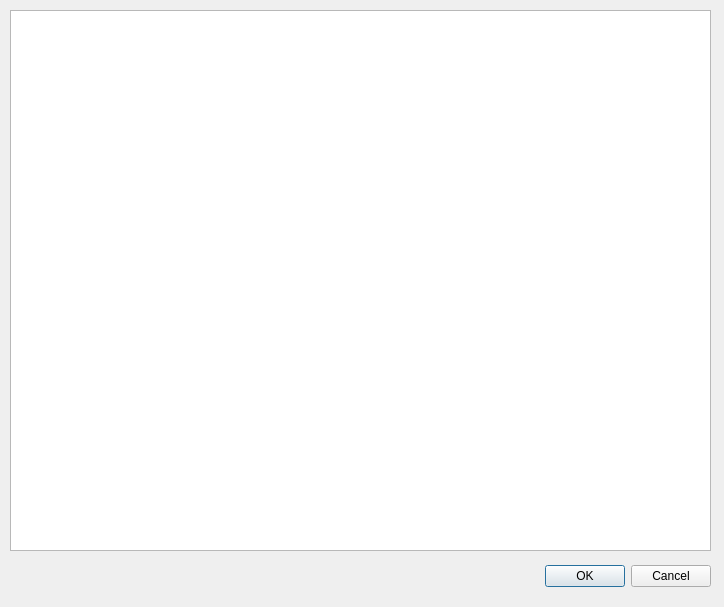
<?xml version="1.0" encoding="UTF-8"?>
<ui version="4.0">
 <class>StoreList</class>
 <widget class="QDialog" name="StoreList">
  <property name="geometry">
   <rect>
    <x>0</x>
    <y>0</y>
    <width>724</width>
    <height>607</height>
   </rect>
  </property>
  <property name="windowTitle">
   <string>Dialog</string>
  </property>
  <widget class="QDialogButtonBox" name="buttonBox">
   <property name="geometry">
    <rect>
     <x>370</x>
     <y>560</y>
     <width>341</width>
     <height>32</height>
    </rect>
   </property>
   <property name="orientation">
    <enum>Qt::Horizontal</enum>
   </property>
   <property name="standardButtons">
    <set>QDialogButtonBox::Cancel|QDialogButtonBox::Ok</set>
   </property>
  </widget>
  <widget class="QTableWidget" name="tableWidget">
   <property name="geometry">
    <rect>
     <x>10</x>
     <y>10</y>
     <width>701</width>
     <height>541</height>
    </rect>
   </property>
  </widget>
 </widget>
 <resources/>
 <connections>
  <connection>
   <sender>buttonBox</sender>
   <signal>accepted()</signal>
   <receiver>StoreList</receiver>
   <slot>accept()</slot>
   <hints>
    <hint type="sourcelabel">
     <x>248</x>
     <y>254</y>
    </hint>
    <hint type="destinationlabel">
     <x>157</x>
     <y>274</y>
    </hint>
   </hints>
  </connection>
  <connection>
   <sender>buttonBox</sender>
   <signal>rejected()</signal>
   <receiver>StoreList</receiver>
   <slot>reject()</slot>
   <hints>
    <hint type="sourcelabel">
     <x>316</x>
     <y>260</y>
    </hint>
    <hint type="destinationlabel">
     <x>286</x>
     <y>274</y>
    </hint>
   </hints>
  </connection>
 </connections>
</ui>
